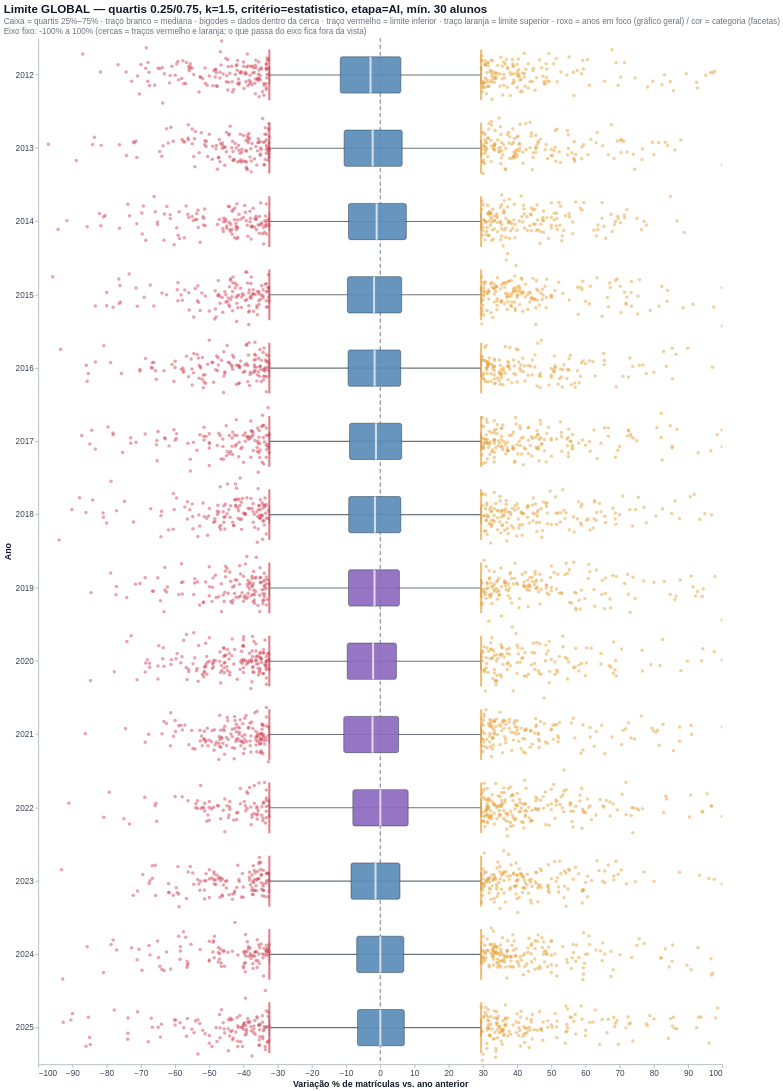

The notebook cell saved with this chart:
### Code cell
mostrar(boxplot_por_ano(dados, "GLOBAL", f"Limite GLOBAL — {sub}"),
        "Boxplot por ano — limite global (todos os anos juntos)")

### Figure 1 — Vega-Lite specification as saved in the notebook (floating-point values rounded to 4 significant figures; data arrays with more than 128 entries replaced by an {"elided": "..."} marker saying what was removed)
{"config": {"view": {"continuousWidth": 300, "continuousHeight": 300, "stroke": null}, "axis": {"domainColor": "#9CA3AF", "gridColor": "#E5E7EB", "labelColor": "#374151", "labelFontSize": 12, "tickColor": "#9CA3AF", "titleColor": "#111827", "titleFontSize": 13}, "legend": {"labelFontSize": 12, "symbolSize": 120, "titleFontSize": 12}, "range": {"category": {"scheme": "set2"}}, "title": {"anchor": "start", "color": "#111827", "fontSize": 17, "subtitleColor": "#6B7280", "subtitleFontSize": 12}}, "layer": [{"data": {"name": "data-dac0f439260a78467e47e743c6ea10fe"}, "mark": {"type": "rule", "clip": true, "color": "#9CA3AF", "strokeDash": [5, 5]}, "encoding": {"x": {"scale": {"clamp": false, "domain": [-100.0, 100.0], "nice": false}, "datum": 0}}}, {"data": {"name": "data-dac0f439260a78467e47e743c6ea10fe"}, "mark": {"type": "rule", "clip": true, "color": "#6B7280", "strokeWidth": 1.6}, "encoding": {"x": {"field": "bigode_inf", "scale": {"clamp": false, "domain": [-100.0, 100.0], "nice": false}, "title": "Variação % de matrículas vs. ano anterior", "type": "quantitative"}, "x2": {"field": "bigode_sup"}, "y": {"field": "ANO", "title": "Ano", "type": "ordinal"}}}, {"data": {"name": "data-dac0f439260a78467e47e743c6ea10fe"}, "mark": {"type": "tick", "clip": true, "color": "#6B7280", "size": 26.5, "thickness": 2}, "encoding": {"x": {"field": "bigode_inf", "scale": {"clamp": false, "domain": [-100.0, 100.0], "nice": false}, "type": "quantitative"}, "y": {"field": "ANO", "title": "Ano", "type": "ordinal"}}}, {"data": {"name": "data-dac0f439260a78467e47e743c6ea10fe"}, "mark": {"type": "tick", "clip": true, "color": "#6B7280", "size": 26.5, "thickness": 2}, "encoding": {"x": {"field": "bigode_sup", "scale": {"clamp": false, "domain": [-100.0, 100.0], "nice": false}, "type": "quantitative"}, "y": {"field": "ANO", "title": "Ano", "type": "ordinal"}}}, {"data": {"name": "data-dac0f439260a78467e47e743c6ea10fe"}, "mark": {"type": "bar", "clip": true, "cornerRadius": 3, "opacity": 0.92, "size": 53, "stroke": "#2F3E4E", "strokeWidth": 0.8}, "encoding": {"color": {"condition": {"test": {"field": "ANO", "oneOf": [2019, 2020, 2021, 2022]}, "value": "#8E6BBF"}, "value": "#5B8DB8"}, "tooltip": [{"field": "ANO", "title": "Ano", "type": "ordinal"}, {"field": "n", "title": "escolas", "type": "quantitative"}, {"field": "q_inf", "format": ".1f", "title": "quartil inferior", "type": "quantitative"}, {"field": "mediana", "format": ".1f", "title": "mediana", "type": "quantitative"}, {"field": "q_sup", "format": ".1f", "title": "quartil superior", "type": "quantitative"}, {"field": "lim_inf", "format": ".1f", "title": "limite inferior", "type": "quantitative"}, {"field": "lim_sup", "format": ".1f", "title": "limite superior", "type": "quantitative"}, {"field": "pct_marcada", "format": ".1f", "title": "% marcadas", "type": "quantitative"}], "x": {"field": "q_inf", "scale": {"clamp": false, "domain": [-100.0, 100.0], "nice": false}, "type": "quantitative"}, "x2": {"field": "q_sup"}, "y": {"field": "ANO", "title": "Ano", "type": "ordinal"}}}, {"data": {"name": "data-dac0f439260a78467e47e743c6ea10fe"}, "mark": {"type": "tick", "clip": true, "color": "white", "size": 53, "thickness": 3}, "encoding": {"x": {"field": "mediana", "scale": {"clamp": false, "domain": [-100.0, 100.0], "nice": false}, "type": "quantitative"}, "y": {"field": "ANO", "title": "Ano", "type": "ordinal"}}}, {"data": {"name": "data-dac0f439260a78467e47e743c6ea10fe"}, "mark": {"type": "tick", "clip": true, "color": "#D1495B", "size": 74.2, "thickness": 3}, "encoding": {"x": {"field": "lim_inf", "scale": {"clamp": false, "domain": [-100.0, 100.0], "nice": false}, "type": "quantitative"}, "y": {"field": "ANO", "title": "Ano", "type": "ordinal"}}}, {"data": {"name": "data-dac0f439260a78467e47e743c6ea10fe"}, "mark": {"type": "tick", "clip": true, "color": "#E8A33D", "size": 74.2, "thickness": 3}, "encoding": {"x": {"field": "lim_sup", "scale": {"clamp": false, "domain": [-100.0, 100.0], "nice": false}, "type": "quantitative"}, "y": {"field": "ANO", "title": "Ano", "type": "ordinal"}}}, {"data": {"name": "data-f71cbdd1bfdff483660ce70ae23fa712"}, "mark": {"type": "circle", "clip": true, "opacity": 0.5, "size": 26}, "encoding": {"color": {"condition": {"test": "(datum.VAR_PCT > 0)", "value": "#E8A33D"}, "value": "#D1495B"}, "tooltip": [{"field": "ANO", "type": "quantitative"}, {"field": "VAR_PCT", "type": "quantitative"}, {"field": "CO_ESCOLA", "type": "quantitative"}, {"field": "NO_ESCOLA", "type": "nominal"}, {"field": "DEP_ADM", "type": "nominal"}, {"field": "UF", "type": "nominal"}, {"field": "MAT_ANT", "type": "quantitative"}, {"field": "MATRICULAS", "type": "quantitative"}], "x": {"field": "VAR_PCT", "scale": {"clamp": false, "domain": [-100.0, 100.0], "nice": false}, "type": "quantitative"}, "y": {"field": "ANO", "title": "Ano", "type": "ordinal"}, "yOffset": {"field": "jitter", "type": "quantitative"}}, "transform": [{"calculate": "sqrt(-2*log(random()))*cos(2*PI*random())", "as": "jitter"}]}], "height": 1500, "title": {"text": "Limite GLOBAL — quartis 0.25/0.75, k=1.5, critério=estatistico, etapa=AI, mín. 30 alunos", "subtitle": ["Caixa = quartis 25%–75% · traço branco = mediana · bigodes = dados dentro da cerca · traço vermelho = limite inferior · traço laranja = limite superior · roxo = anos em foco (gráfico geral) / cor = categoria (facetas)", "Eixo fixo: -100% a 100% (cercas = traços vermelho e laranja; o que passa do eixo fica fora da vista)"]}, "width": 1000, "$schema": "https://vega.github.io/schema/vega-lite/v6.4.1.json", "datasets": {"data-dac0f439260a78467e47e743c6ea10fe": [{"ANO": 2012, "q_inf": -11.7, "mediana": -2.857, "q_sup": 6.007, "bigode_inf": -32.43, "bigode_sup": 29.45, "lim_inf": -32.45, "lim_sup": 29.47, "n": 88512, "pct_marcada": 9.208}, {"ANO": 2013, "q_inf": -10.58, "mediana": -2.222, "q_sup": 6.407, "bigode_inf": -32.45, "bigode_sup": 29.47, "lim_inf": -32.45, "lim_sup": 29.47, "n": 86574, "pct_marcada": 9.033}, {"ANO": 2014, "q_inf": -9.302, "mediana": -1.064, "q_sup": 7.609, "bigode_inf": -32.45, "bigode_sup": 29.46, "lim_inf": -32.45, "lim_sup": 29.47, "n": 84919, "pct_marcada": 8.499}, {"ANO": 2015, "q_inf": -9.614, "mediana": -1.824, "q_sup": 6.25, "bigode_inf": -32.45, "bigode_sup": 29.47, "lim_inf": -32.45, "lim_sup": 29.47, "n": 83766, "pct_marcada": 7.514}, {"ANO": 2016, "q_inf": -9.412, "mediana": -1.668, "q_sup": 5.97, "bigode_inf": -32.43, "bigode_sup": 29.46, "lim_inf": -32.45, "lim_sup": 29.47, "n": 82470, "pct_marcada": 6.885}, {"ANO": 2017, "q_inf": -8.997, "mediana": -1.266, "q_sup": 6.25, "bigode_inf": -32.43, "bigode_sup": 29.46, "lim_inf": -32.45, "lim_sup": 29.47, "n": 81347, "pct_marcada": 7.179}, {"ANO": 2018, "q_inf": -9.231, "mediana": -1.562, "q_sup": 6.0, "bigode_inf": -32.43, "bigode_sup": 29.46, "lim_inf": -32.45, "lim_sup": 29.47, "n": 80308, "pct_marcada": 7.025}, {"ANO": 2019, "q_inf": -9.302, "mediana": -1.695, "q_sup": 5.587, "bigode_inf": -32.43, "bigode_sup": 29.46, "lim_inf": -32.45, "lim_sup": 29.47, "n": 79277, "pct_marcada": 6.601}, {"ANO": 2020, "q_inf": -9.677, "mediana": -2.104, "q_sup": 4.718, "bigode_inf": -32.43, "bigode_sup": 29.41, "lim_inf": -32.45, "lim_sup": 29.47, "n": 78164, "pct_marcada": 5.83}, {"ANO": 2021, "q_inf": -10.69, "mediana": -2.273, "q_sup": 5.352, "bigode_inf": -32.45, "bigode_sup": 29.45, "lim_inf": -32.45, "lim_sup": 29.47, "n": 76694, "pct_marcada": 7.178}, {"ANO": 2022, "q_inf": -8.025, "mediana": 0.0, "q_sup": 8.148, "bigode_inf": -32.43, "bigode_sup": 29.46, "lim_inf": -32.45, "lim_sup": 29.47, "n": 75697, "pct_marcada": 7.847}, {"ANO": 2023, "q_inf": -8.571, "mediana": -1.408, "q_sup": 5.747, "bigode_inf": -32.45, "bigode_sup": 29.46, "lim_inf": -32.45, "lim_sup": 29.47, "n": 74963, "pct_marcada": 5.958}, {"ANO": 2024, "q_inf": -6.897, "mediana": 0.0, "q_sup": 6.868, "bigode_inf": -32.43, "bigode_sup": 29.46, "lim_inf": -32.45, "lim_sup": 29.47, "n": 74156, "pct_marcada": 5.777}, {"ANO": 2025, "q_inf": -6.667, "mediana": 0.0, "q_sup": 7.018, "bigode_inf": -32.43, "bigode_sup": 29.44, "lim_inf": -32.45, "lim_sup": 29.47, "n": 73443, "pct_marcada": 6.017}], "data-f71cbdd1bfdff483660ce70ae23fa712": {"elided": "4200 records"}}}
